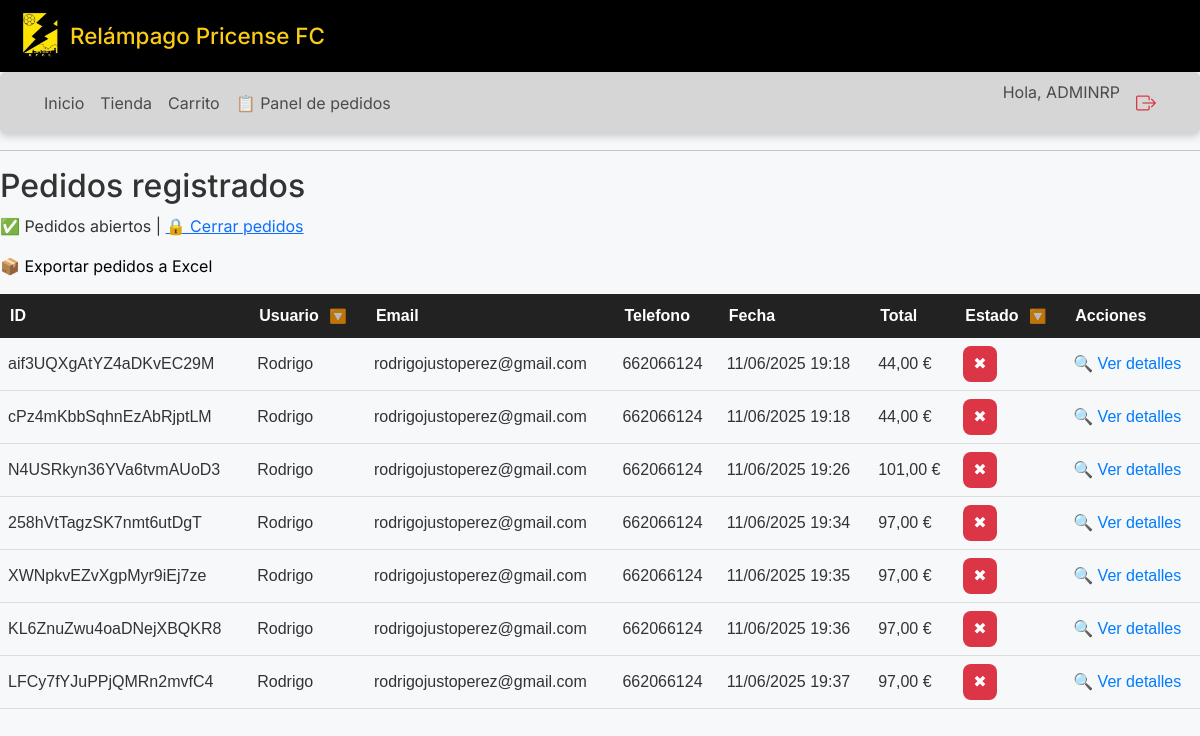
The app's page /panel/pedidos/ (signed in), older data.
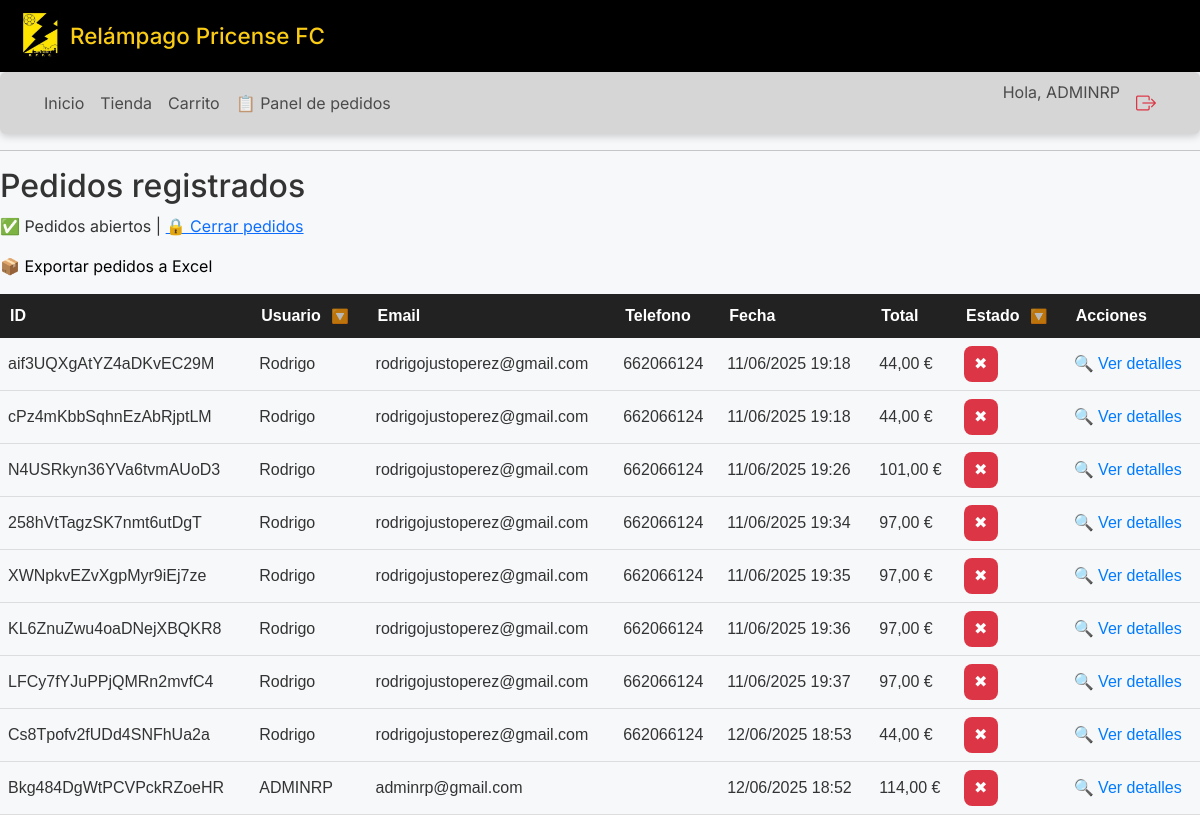
The same page, newer data.
### relampagoweb/models.py (models this page shows, shortened)
class Pedido(models.Model):
    usuario = models.ForeignKey(settings.AUTH_USER_MODEL, on_delete=models.CASCADE, related_name='pedidos')
    fecha = models.DateTimeField(auto_now_add=True)
    pagado = models.BooleanField(default=False)
    id = models.CharField(primary_key=True, max_length=22, default=shortuuid.uuid, editable=False)
    usar_descuento = models.BooleanField(default=False)
    from decimal import Decimal
    @property
    def total(self):
        PRECIO_CAMISETA_NORMAL   = Decimal('22.00')
        PRECIO_CAMISETA_DESC     = Decimal('20.00')
        total = Decimal('0.00')
        num_camisetas = 0
        for linea in self.lineas.all():
            if linea.compra_tipo == 'solo_camiseta':
                num_camisetas += 1
            else:
                total += linea.producto.precio
        if num_camisetas:
            pares   = (num_camisetas // 2) if self.usar_descuento else 0
            sueltas = num_camisetas - (pares * 2)
            total += (pares * 2) * PRECIO_CAMISETA_DESC
            total += sueltas * PRECIO_CAMISETA_NORMAL
        return total

class Usuario(AbstractBaseUser, PermissionsMixin):
    name = models.CharField(max_length=100)
    apellidos = models.CharField(max_length=100)
    telefono = models.CharField(max_length=20)
    email = models.EmailField(unique=True)
    is_active = models.BooleanField(default=True)
    is_staff = models.BooleanField(default=False)
    is_gestor = models.BooleanField(default=False)
    USERNAME_FIELD = 'email'
    REQUIRED_FIELDS = ['name', 'apellidos']
    objects = UsuarioManager()

class LineaPedido(models.Model):
    pedido = models.ForeignKey(Pedido, on_delete=models.CASCADE, related_name='lineas')
    producto = models.ForeignKey(Producto, on_delete=models.CASCADE)
    talla = models.CharField(max_length=10)
    nombre_dorsal = models.CharField(max_length=100, blank=True, null=True)
    numero_dorsal = models.PositiveIntegerField(blank=True, null=True)
    compra_tipo = models.CharField(max_length=20, blank=True, null=True)  # <- AÑADIDO

class Producto(models.Model):
    TIPO_PRODUCTO = (
        ('Camiseta', 'Camiseta'),
        ('Equipación', 'Equipación'),
        ('Sudadera', 'Sudadera'),
    )
    nombre = models.CharField(max_length=100)
    tipo = models.CharField(max_length=20, choices=TIPO_PRODUCTO)
    descripcion = models.TextField(blank=True)
    imagen = models.ImageField(upload_to='productos/')
    precio = models.DecimalField(max_digits=6, decimal_places=2)

### relampagoweb/views.py (the view)
# urls.py: path('panel/pedidos/', lista_pedidos_view, name='lista_pedidos'),
@user_passes_test(es_admin)
def lista_pedidos_view(request):
    pedidos = Pedido.objects.all().order_by('-usuario__name')
    config = get_configuracion()
    return render(request, 'admin/lista_pedidos.html', {
        'pedidos': pedidos,
        'config': config
    })

### relampagoweb/views.py (called while the page is built)
def es_admin(user):
    return user.is_authenticated and user.is_staff

def get_configuracion():
    config, created = Configuracion.objects.get_or_create(id=1)
    return config

### relampagoweb/templates/admin/lista_pedidos.html (shortened to what this page needs)
{% extends "base.html" %}
{% block content %}
<h2>Pedidos registrados</h2>
<p>
  {% if config.pedidos_abiertos %}
    ✅ Pedidos abiertos |
    <a href="{% url 'alternar_pedidos' %}">🔒 Cerrar pedidos</a>
  {% else %}
    ❌ Pedidos cerrados |
    <a href="{% url 'alternar_pedidos' %}">🔓 Abrir pedidos</a>
  {% endif %}
</p>
<p>
  <a href="{% url 'exportar_pedidos' %}" style="text-decoration: none; color: black;">
    📦 Exportar pedidos a Excel
  </a>
</p>
<table id="tabla-pedidos">
  <thead>
    <tr>
      <th>ID</th>
      <th class="sortable">Usuario <span class="filtro-icono">🔽</span></th>
      <th>Email</th>
      <th>Telefono</th>
      <th>Fecha</th>
      <th>Total</th>
      <th class="sortable">Estado <span class="filtro-icono">🔽</span></th>
      <th>Acciones</th>
    </tr>
  </thead>
  <tbody>
    {% for pedido in pedidos %}
    <tr>
      <td>{{ pedido.id }}</td>
      <td>{{ pedido.usuario.name }}</td>
      <td>{{ pedido.usuario.email }}</td>
      <td>{{ pedido.usuario.telefono }}</td>
      <td>{{ pedido.fecha|date:"d/m/Y H:i" }}</td>
      <td>{{ pedido.total }} €</td>
      <td>
        <form method="POST" action="{% url 'cambiar_estado_pedido' pedido.id %}" class="estado-form">
          {% if pedido.pagado %}
            <button type="submit" class="estado-btn estado-pagado" title="Marcar como moroso">✔</button>
          {% else %}
            <button type="submit" class="estado-btn estado-moroso" title="Marcar como pagado">✖</button>
          {% endif %}
        </form>
      </td>
      <td><a href="{% url 'detalle_pedido_admin' pedido.id %}" class="detalle-link">🔍 Ver detalles</a></td>
    </tr>
    {% endfor %}
  </tbody>
</table>
{% endblock %}

Row changes from the older to the newer data that the page shows:
added Pedido: id "Cs8Tpofv2fUDd4SNFhUa2a", usuario.name "Rodrigo", usuario.email "rodrigojustoperez@gmail.com", usuario.telefono "662066124", fecha "12/06/2025 18:53", total "44,00"
added Pedido: id "Bkg484DgWtPCVPckRZoeHR", usuario.name "ADMINRP", usuario.email "adminrp@gmail.com", fecha "12/06/2025 18:52", total "114,00"
